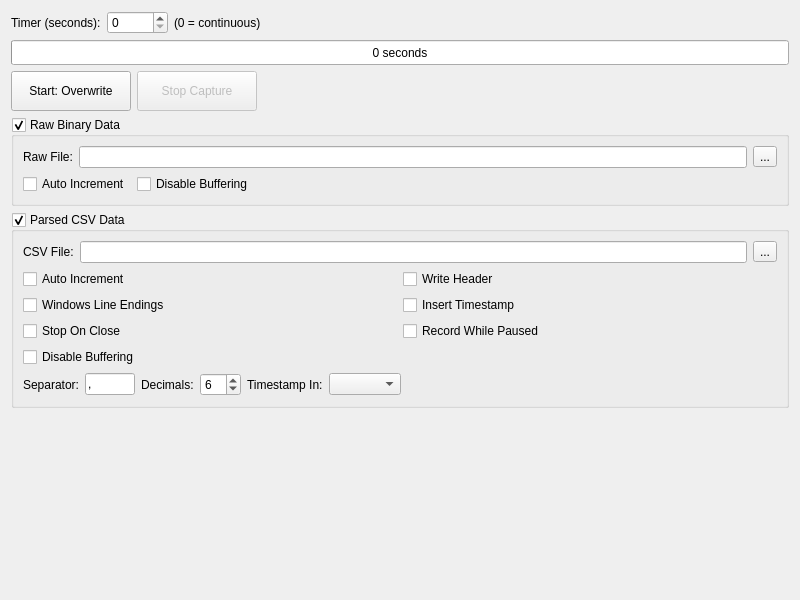
<?xml version="1.0" encoding="UTF-8"?>
<ui version="4.0">
 <class>RecordPanel</class>
 <widget class="QWidget" name="RecordPanel">
  <property name="geometry">
   <rect>
    <x>0</x>
    <y>0</y>
    <width>800</width>
    <height>600</height>
   </rect>
  </property>
  <property name="windowTitle">
   <string>Form</string>
  </property>
  <layout class="QVBoxLayout" name="mainLayout">
   <item>
    <layout class="QHBoxLayout" name="timerLayout">
     <item>
      <widget class="QLabel" name="labelTimer">
       <property name="text">
        <string>Timer (seconds):</string>
       </property>
      </widget>
     </item>
     <item>
      <widget class="QSpinBox" name="spTimerSeconds">
       <property name="minimum">
        <number>0</number>
       </property>
       <property name="maximum">
        <number>86400</number>
       </property>
       <property name="value">
        <number>0</number>
       </property>
       <property name="toolTip">
        <string>Recording duration in seconds. Set to 0 for continuous recording.</string>
       </property>
      </widget>
     </item>
     <item>
      <widget class="QLabel" name="labelStatus">
       <property name="text">
        <string>(0 = continuous)</string>
       </property>
      </widget>
     </item>
     <item>
      <spacer name="horizontalSpacer_1">
       <property name="orientation">
        <enum>Qt::Horizontal</enum>
       </property>
       <property name="sizeHint" stdset="0">
        <size>
         <width>40</width>
         <height>20</height>
        </size>
       </property>
      </spacer>
     </item>
    </layout>
   </item>
   <item>
    <widget class="QProgressBar" name="progressBar">
     <property name="minimumSize">
      <size>
       <width>0</width>
       <height>25</height>
      </size>
     </property>
     <property name="value">
      <number>0</number>
     </property>
     <property name="format">
      <string>%v seconds</string>
     </property>
     <property name="textVisible">
      <bool>true</bool>
     </property>
    </widget>
   </item>
   <item>
    <layout class="QHBoxLayout" name="buttonLayout">
     <item>
      <widget class="QToolButton" name="pbStartOverwrite">
       <property name="minimumSize">
        <size>
         <width>120</width>
         <height>40</height>
        </size>
       </property>
       <property name="text">
        <string>Start: Overwrite</string>
       </property>
       <property name="toolTip">
        <string>Start recording and overwrite existing files</string>
       </property>
      </widget>
     </item>
     <item>
      <widget class="QToolButton" name="pbStopCapture">
       <property name="minimumSize">
        <size>
         <width>120</width>
         <height>40</height>
        </size>
       </property>
       <property name="text">
        <string>Stop Capture</string>
       </property>
       <property name="toolTip">
        <string>Stop recording to all files</string>
       </property>
       <property name="enabled">
        <bool>false</bool>
       </property>
      </widget>
     </item>
     <item>
      <spacer name="horizontalSpacer_2">
       <property name="orientation">
        <enum>Qt::Horizontal</enum>
       </property>
       <property name="sizeHint" stdset="0">
        <size>
         <width>40</width>
         <height>20</height>
        </size>
       </property>
      </spacer>
     </item>
    </layout>
   </item>
   <item>
    <widget class="QGroupBox" name="groupBoxRawData">
     <property name="title">
      <string>Raw Binary Data</string>
     </property>
     <property name="checkable">
      <bool>true</bool>
     </property>
     <property name="checked">
      <bool>true</bool>
     </property>
     <layout class="QVBoxLayout" name="rawDataLayout">
      <item>
       <layout class="QHBoxLayout" name="rawFileLayout">
        <item>
         <widget class="QLabel" name="labelRawFile">
          <property name="text">
           <string>Raw File:</string>
          </property>
         </widget>
        </item>
        <item>
         <widget class="QLineEdit" name="leRawFilename"/>
        </item>
        <item>
         <widget class="QToolButton" name="pbBrowseRaw">
          <property name="text">
           <string>...</string>
          </property>
         </widget>
        </item>
       </layout>
      </item>
      <item>
       <layout class="QHBoxLayout" name="rawOptionsLayout">
        <item>
         <widget class="QCheckBox" name="cbRawAutoInc">
          <property name="text">
           <string>Auto Increment</string>
          </property>
         </widget>
        </item>
        <item>
         <widget class="QCheckBox" name="cbRawDisableBuffering">
          <property name="text">
           <string>Disable Buffering</string>
          </property>
         </widget>
        </item>
        <item>
         <spacer name="horizontalSpacer_3">
          <property name="orientation">
           <enum>Qt::Horizontal</enum>
          </property>
          <property name="sizeHint" stdset="0">
           <size>
            <width>40</width>
            <height>20</height>
           </size>
          </property>
         </spacer>
        </item>
       </layout>
      </item>
     </layout>
    </widget>
   </item>
   <item>
    <widget class="QGroupBox" name="groupBoxParsedData">
     <property name="title">
      <string>Parsed CSV Data</string>
     </property>
     <property name="checkable">
      <bool>true</bool>
     </property>
     <property name="checked">
      <bool>true</bool>
     </property>
     <layout class="QVBoxLayout" name="parsedDataLayout">
      <item>
       <layout class="QHBoxLayout" name="csvFileLayout">
        <item>
         <widget class="QLabel" name="labelCsvFile">
          <property name="text">
           <string>CSV File:</string>
          </property>
         </widget>
        </item>
        <item>
         <widget class="QLineEdit" name="leCsvFilename"/>
        </item>
        <item>
         <widget class="QToolButton" name="pbBrowseCsv">
          <property name="text">
           <string>...</string>
          </property>
         </widget>
        </item>
       </layout>
      </item>
      <item>
       <layout class="QGridLayout" name="csvOptionsGrid">
        <item row="0" column="0">
         <widget class="QCheckBox" name="cbCsvAutoInc">
          <property name="text">
           <string>Auto Increment</string>
          </property>
         </widget>
        </item>
        <item row="0" column="1">
         <widget class="QCheckBox" name="cbWriteHeader">
          <property name="text">
           <string>Write Header</string>
          </property>
         </widget>
        </item>
        <item row="1" column="0">
         <widget class="QCheckBox" name="cbWindowsLineEnding">
          <property name="text">
           <string>Windows Line Endings</string>
          </property>
         </widget>
        </item>
        <item row="1" column="1">
         <widget class="QCheckBox" name="cbInsertTimestamp">
          <property name="toolTip">
           <string>Insert a timestamp column as first column</string>
          </property>
          <property name="text">
           <string>Insert Timestamp</string>
          </property>
         </widget>
        </item>
        <item row="2" column="0">
         <widget class="QCheckBox" name="cbStopOnClose">
          <property name="text">
           <string>Stop On Close</string>
          </property>
         </widget>
        </item>
        <item row="2" column="1">
         <widget class="QCheckBox" name="cbRecordWhilePaused">
          <property name="toolTip">
           <string>Continue recording to file even if the plot is paused</string>
          </property>
          <property name="text">
           <string>Record While Paused</string>
          </property>
         </widget>
        </item>
        <item row="3" column="0">
         <widget class="QCheckBox" name="cbCsvDisableBuffering">
          <property name="text">
           <string>Disable Buffering</string>
          </property>
         </widget>
        </item>
       </layout>
      </item>
      <item>
       <layout class="QHBoxLayout" name="csvFormatLayout">
        <item>
         <widget class="QLabel" name="labelSeparator">
          <property name="text">
           <string>Separator:</string>
          </property>
         </widget>
        </item>
        <item>
         <widget class="QLineEdit" name="leSeparator">
          <property name="maximumSize">
           <size>
            <width>50</width>
            <height>16777215</height>
           </size>
          </property>
          <property name="toolTip">
           <string>For TAB character enter \t</string>
          </property>
          <property name="text">
           <string>,</string>
          </property>
         </widget>
        </item>
        <item>
         <widget class="QLabel" name="labelDecimals">
          <property name="text">
           <string>Decimals:</string>
          </property>
         </widget>
        </item>
        <item>
         <widget class="QSpinBox" name="spDecimals">
          <property name="toolTip">
           <string>Number of digits after comma</string>
          </property>
          <property name="value">
           <number>6</number>
          </property>
         </widget>
        </item>
        <item>
         <widget class="QLabel" name="labelTimestampFormat">
          <property name="text">
           <string>Timestamp In:</string>
          </property>
         </widget>
        </item>
        <item>
         <widget class="QComboBox" name="cbTimestampFormat"/>
        </item>
        <item>
         <spacer name="horizontalSpacer_4">
          <property name="orientation">
           <enum>Qt::Horizontal</enum>
          </property>
          <property name="sizeHint" stdset="0">
           <size>
            <width>40</width>
            <height>20</height>
           </size>
          </property>
         </spacer>
        </item>
       </layout>
      </item>
     </layout>
    </widget>
   </item>
   <item>
    <spacer name="verticalSpacer">
     <property name="orientation">
      <enum>Qt::Vertical</enum>
     </property>
     <property name="sizeHint" stdset="0">
      <size>
       <width>20</width>
       <height>1</height>
      </size>
     </property>
    </spacer>
   </item>
  </layout>
 </widget>
 <resources/>
 <connections/>
</ui>
